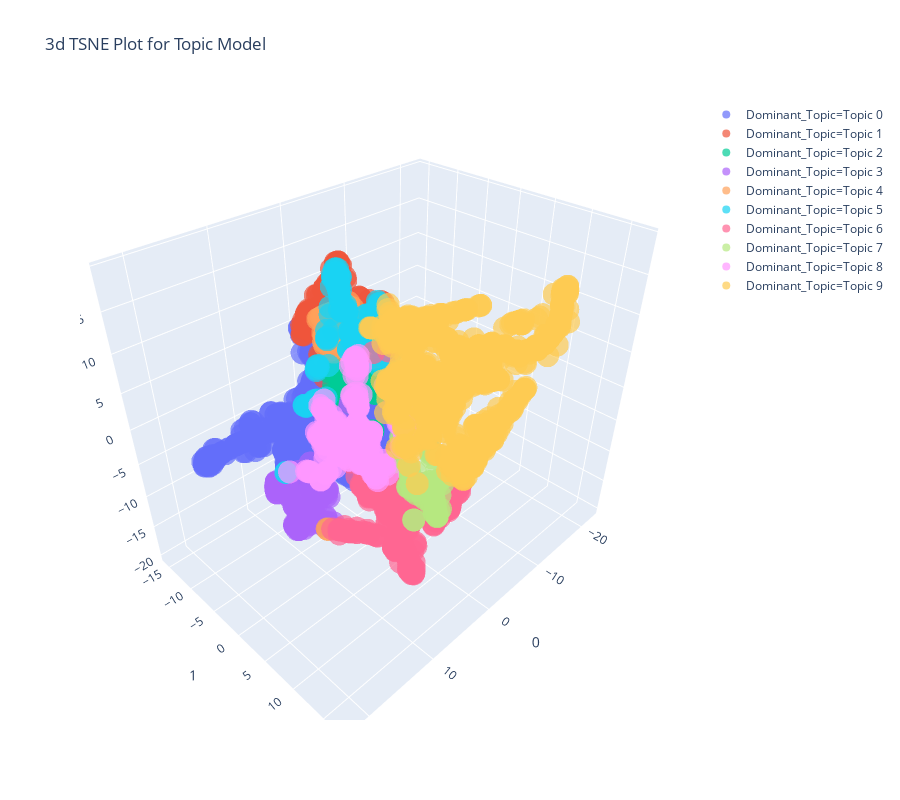

Notebook code for this chart:
### Code cell
plot_model(lda2, plot = 'tsne')
